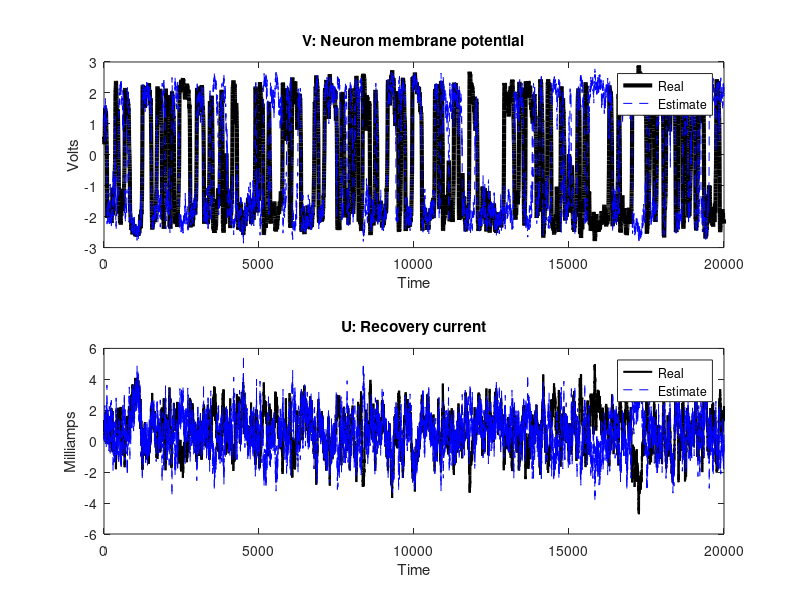
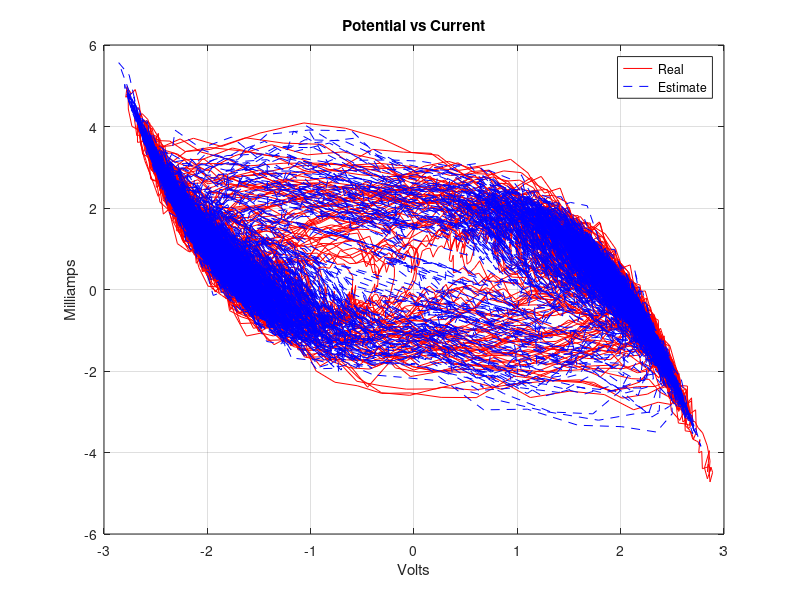
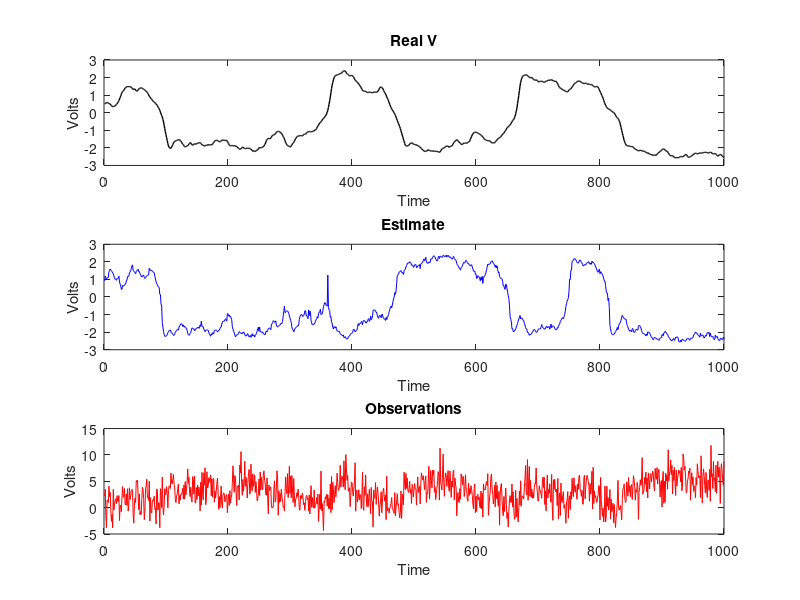

Write MATLAB code to recreate these figures, in order. (Note: this script raises an error after producing the figures.)
clear all;
clc;
% FitzHugh-Nagumo model



% 2.2.1 Simulation of the model

F = 0.5;
eps = 1/12;
A = 0.7;
B = 0.8;
h = 0.1; %Timestep
sigma_z = h/2;
sigma_s = 4;

u0 = rand(); %U(0,1)
v0 = rand();

u = u0;
v = v0;
m = 2e4;

u_n = zeros(m, 1); %To save component U (state)
v_n = zeros(m, 1); %To save component V (state)
y_n = zeros(m, 1); %To save observations 

x_hat = zeros(2, m); % X estimate [v, u]


N = 100; %Number of particles
u_i = rand(1,N);
v_i = rand(1,N);

for t=(1:m)
    z = sqrt(sigma_z) * randn(); % Noise in state
    s = sqrt(sigma_s) * randn(); % Noise in observation
    
    y = v^2 + s; %Get an observation
    
    %Update
    v = v + h*(v - (v^3)/3 - u + F); %State first component
    u = u + h*eps*(v + A - B*u) + z; %State second component

    %Save values
    v_n(t) = v;
    u_n(t) = u;
    y_n(t) = y;

    %-------------- PARTICLE FILTER -----------

    Z_i = sqrt(sigma_z) * randn(1,N);

    
    u_i_n1 = u_i; % u_i(n-1)
    u_i = u_i + h*eps*(v_i + A - B*u_i) + Z_i;
    v_i = v_i + h * (v_i - (v_i.^3)/3 - u_i_n1 + F);

    x_i = [v_i; u_i];
    
    % Compute weights
    lambda_i = (-1/2*sigma_s) * (y - v_i.^2).^2; %?

    L_n = max(lambda_i);

    w_i = exp(lambda_i - L_n);
    w_i = w_i / sum(w_i);

    % Resampling

    idx = randsample(1:N, N, true, w_i);

    X_old = x_i;
    x_i(:, 1:N) = X_old(:, idx);

    v_i = x_i(1,:);
    u_i = x_i(2,:);

    % d) Estimate the state

    x_h_Particle = sum(w_i.*x_i, 2);

    % Save the estimate

    x_hat(:,t) = x_h_Particle; %Estimate


end

%%

%Plots

figure,
subplot(2,1,1)
plot(v_n, 'k-', 'LineWidth',3.0); 
hold on; 
%plot(y_n, 'r--');
plot(x_hat(1,:), 'b--');
title("V: Neuron membrane potential");
legend("Real", "Estimate");
xlabel("Time");
ylabel("Volts");

subplot(2,1,2)
plot(u_n, 'k-', 'LineWidth',1.5);
hold on;
plot(x_hat(2, :), 'b--');
title("U: Recovery current");
xlabel("Time");
ylabel("Milliamps");
legend("Real", "Estimate");

figure,
plot(v_n, u_n, 'r-');
hold on;
plot(x_hat(1,:), x_hat(2,:), 'b--');
xlabel("Volts");
ylabel("Milliamps");
title("Potential vs Current");
legend("Real", "Estimate");
grid on;


figure,
subplot(3,1,1);
plot(v_n(1:1000), 'k-', 'LineWidth',1.0); 
xlabel("Time");
title("Real V");
ylabel("Volts");

subplot(3,1,2);
plot(x_hat(1,1:1000), 'b-');
title("Estimate");
xlabel("Time");
ylabel("Volts");

subplot(3,1,3);
plot(y_n(1:1000), 'r-');
title("Observations");
xlabel("Time");
ylabel("Volts");

%%

% Normalized squared errors

v_hat = x_hat(1,:)';
u_hat = x_hat(2,:)';

err_v = sum((v_n - v_hat).^2) / sum(v_n.^2);
err_u = sum((u_n - u_hat).^2) / sum(u_n.^2);

errors = [err_v, err_u];

axs = categorical({'Error V', 'Error U'});
figure,
bar(axs, errors);
title("Normalized average squared errors");
